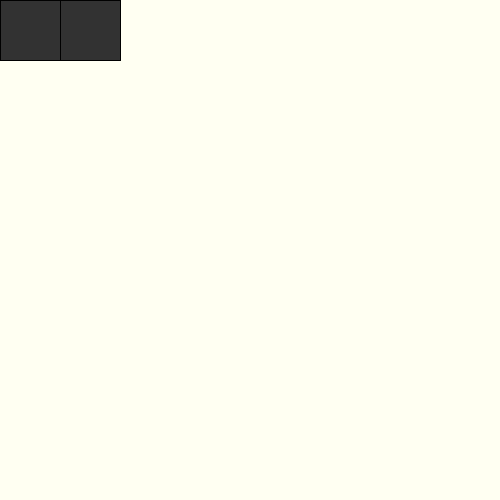
Frame 1 (no input)
Frame 60 (the mouse pressed at the canvas centre just before this capture): identical to frame 1, image omitted
Frame 120 (the mouse held since frame 60 and released just before this capture): identical to frame 1, image omitted

The Processing sketch that drew this single still picture (run headless with seeded random() and noise(); from frame 60 on, the mouse is pressed at the canvas centre):

// Processing sketch: week14_1_2_domino_two_rect
// ── week14_1_2_domino_two_rect.pde
int dominoX, dominoY;

void setup(){
  size(500,500);
}
void draw(){
  background(#FFFFF2);
  fill(50);
  drawDomino(dominoX, dominoY);
}
void drawDomino(int x, int y)
{
  rect(x+60,y, 60,60);
  rect(x,y, 60,60);  
}
